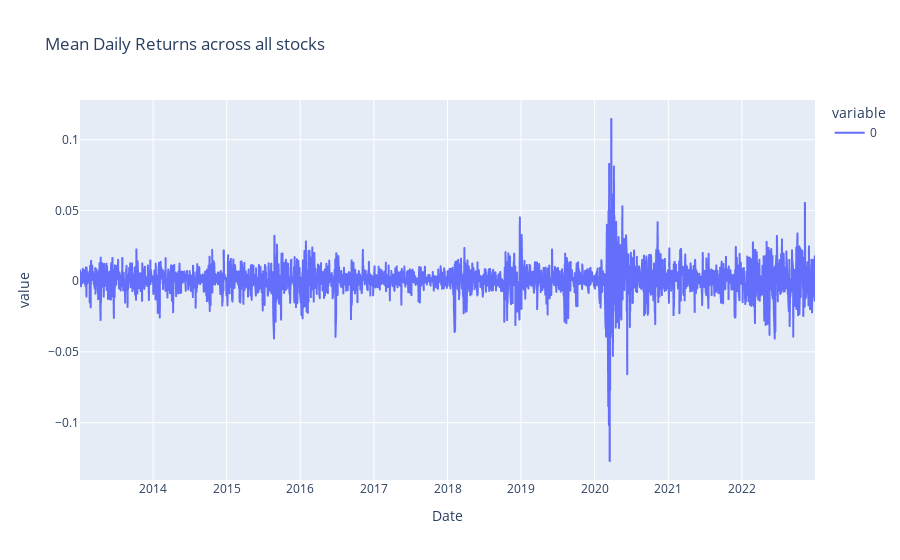

The notebook cell saved with this chart:
### Code cell
# Plotting mean (adj close) daily returns, averaged per day across all stocks:
df_clean_daily_returns.mean(1).plot(title='Mean Daily Returns across all stocks')

### Figure 1 — Plotly figure (JSON) as saved in the notebook; plotly's stock layout.template omitted (floating-point values rounded to 4 significant figures; data arrays with more than 128 entries replaced by an {"elided": "..."} marker saying what was removed)
{"data": [{"hovertemplate": "variable=0<br>Date=%{x}<br>value=%{y}<extra></extra>", "legendgroup": "0", "line": {"color": "#636efa", "dash": "solid"}, "marker": {"symbol": "circle"}, "mode": "lines", "name": "0", "showlegend": true, "type": "scattergl", "x": {"elided": "2517 str values"}, "xaxis": "x", "y": {"elided": "2517 float values"}, "yaxis": "y"}], "layout": {"legend": {"title": {"text": "variable"}, "tracegroupgap": 0}, "title": {"text": "Mean Daily Returns across all stocks"}, "xaxis": {"anchor": "y", "domain": [0, 1], "title": {"text": "Date"}}, "yaxis": {"anchor": "x", "domain": [0, 1], "title": {"text": "value"}}}}
